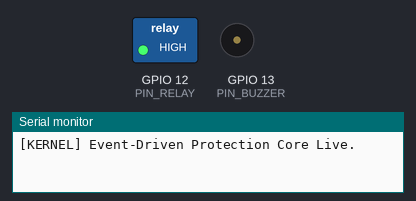
The sketch below on a simulated ESP32. Parts: switched loads named in the sketch (green lamp = pin HIGH), buzzer (waves = sounding, pin HIGH), the last lines printed to the serial monitor.

Above: at 0.1 s.
At 15.1 s:
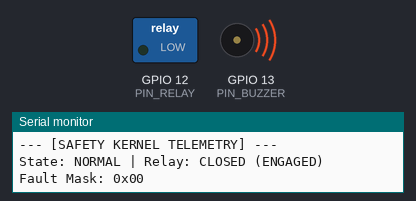
Timing chart, 0 to 23.5 s (numbered marks = the images above):
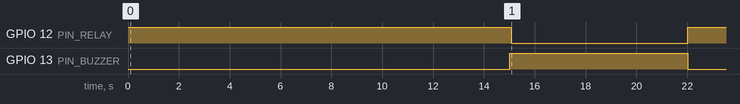

The sketch:

sketch.ino
```cpp
#include <Arduino.h>

/* --- Hardware Pin Mapping --- */
#define PIN_RELAY             12
#define PIN_BUZZER            13
#define NUM_CELLS             4

/* --- Architectural System Constants --- */
#define TICK_INTERVAL_MS      50    // Kernel processing cycle rate (20Hz)
#define DEBOUNCE_MS           1000  // Fault validation window (1 second persistence)
#define COOLDOWN_MS           5000  // Anti-chatter isolation timeout (5 seconds)

/* --- Safety Thresholds --- */
#define V_CRITICAL_OVER       4.25f // Volts
#define V_WARNING_OVER        4.20f // Volts
#define V_WARNING_UNDER       2.80f // Volts
#define V_CRITICAL_UNDER      2.50f // Volts
#define MAX_VOLTAGE_DELTA     0.30f // Rapid fluctuation limit within one tick loop

/* --- Type Definitions --- */
typedef enum {
    KERNEL_NORMAL,
    KERNEL_WARNING,
    KERNEL_TRIPPED
} KernelState_t;

typedef enum {
    FAULT_NONE             = 0x00,
    FAULT_UNDER_VOLTAGE    = 0x01,
    FAULT_OVER_VOLTAGE     = 0x02,
    FAULT_RAPID_FLUC       = 0x04,
    FAULT_SENSOR_ANOMALY   = 0x08
} SafetyFault_t;

typedef struct {
    float cell_voltages[NUM_CELLS];
    float previous_voltages[NUM_CELLS];
    uint8_t active_fault_mask;
    uint32_t fault_timestamp;
    uint32_t state_change_timestamp;
    KernelState_t current_state;
    bool relay_closed;
} SafetyKernel_t;

// Global System Instance
static SafetyKernel_t Kernel = {0};

/* --- Non-Blocking Hardware Drivers (HAL) --- */

void HAL_ControlRelay(bool close_circuit) {
    Kernel.relay_closed = close_circuit;
    digitalWrite(PIN_RELAY, close_circuit ? HIGH : LOW);
}

void HAL_UpdateBuzzerNonBlocking(KernelState_t state, uint32_t current_time) {
    static uint32_t last_toggle = 0;
    static bool toggle_state = false;

    switch (state) {
        case KERNEL_NORMAL:
            digitalWrite(PIN_BUZZER, LOW);
            break;

        case KERNEL_WARNING:
            // Pulse buzzer every 500ms
            if (current_time - last_toggle >= 500) {
                toggle_state = !toggle_state;
                digitalWrite(PIN_BUZZER, toggle_state ? HIGH : LOW);
                last_toggle = current_time;
            }
            break;

        case KERNEL_TRIPPED:
            // Continuous High-Alert tone
            digitalWrite(PIN_BUZZER, HIGH);
            break;
    }
}

void HAL_UpdateDisplayNonBlocking(const SafetyKernel_t *kernel_ptr, uint32_t current_time) {
    static uint32_t last_display_update = 0;
    // Throttled presentation rate to prevent serial bus choking
    if (current_time - last_display_update < 500) return;
    last_display_update = current_time;

    Serial.println("\n--- [SAFETY KERNEL TELEMETRY] ---");
    Serial.printf("State: %s | Relay: %s\n",
                  (kernel_ptr->current_state == KERNEL_NORMAL) ? "NORMAL" :
                  (kernel_ptr->current_state == KERNEL_WARNING) ? "WARNING" : "TRIPPED!",
                  kernel_ptr->relay_closed ? "CLOSED (ENGAGED)" : "OPEN (ISOLATED)");

    Serial.printf("Fault Mask: 0x%02X\n", kernel_ptr->active_fault_mask);
    if (kernel_ptr->active_fault_mask & FAULT_UNDER_VOLTAGE)  Serial.println("  -> ERROR: UNDER VOLTAGE DETECTED");
    if (kernel_ptr->active_fault_mask & FAULT_OVER_VOLTAGE)   Serial.println("  -> ERROR: OVER VOLTAGE DETECTED");
    if (kernel_ptr->active_fault_mask & FAULT_RAPID_FLUC)     Serial.println("  -> ERROR: TRANSIENT VOLTAGE FLUCTUATION");
    if (kernel_ptr->active_fault_mask & FAULT_SENSOR_ANOMALY) Serial.println("  -> ERROR: SENSOR DISCONNECTED/INVALID");
}

/* --- Core Asynchronous Logic Engine --- */

void Safety_ReadTelemetry(SafetyKernel_t *kernel_ptr) {
    for (int i = 0; i < NUM_CELLS; i++) {
        kernel_ptr->previous_voltages[i] = kernel_ptr->cell_voltages[i];

        // Mocking analog reads. For hardware conversion:
        // (analogRead(pin) * 3.3 / 4095.0) * ScaleFactor
        // Emulating a mild sensor open-circuit drop on Cell 2 for verification
        if (millis() > 15000 && millis() < 22000) {
            kernel_ptr->cell_voltages[0] = 3.30f;
            kernel_ptr->cell_voltages[1] = 0.40f; // Sensor failure drop simulation
            kernel_ptr->cell_voltages[2] = 3.32f;
            kernel_ptr->cell_voltages[3] = 3.29f;
        } else {
            kernel_ptr->cell_voltages[0] = 3.30f;
            kernel_ptr->cell_voltages[1] = 3.28f;
            kernel_ptr->cell_voltages[2] = 3.32f;
            kernel_ptr->cell_voltages[3] = 3.29f;
        }
    }
}

void Safety_EvaluateFaults(SafetyKernel_t *kernel_ptr) {
    uint8_t current_faults = FAULT_NONE;

    for (int i = 0; i < NUM_CELLS; i++) {
        float v = kernel_ptr->cell_voltages[i];
        float prev_v = kernel_ptr->previous_voltages[i];

        // 1. Physical Sensor Anomaly Boundary Checks
        if (v < 0.5f || v > 5.0f) {
            current_faults |= FAULT_SENSOR_ANOMALY;
        }
        // 2. Overvoltage / Under-voltage Checks
        if (v >= V_WARNING_OVER || v <= V_WARNING_UNDER) {
            if (v >= V_CRITICAL_OVER || v <= V_CRITICAL_UNDER) {
                current_faults |= (v >= V_CRITICAL_OVER) ? FAULT_OVER_VOLTAGE : FAULT_UNDER_VOLTAGE;
            } else {
                current_faults |= (v >= V_WARNING_OVER) ? FAULT_OVER_VOLTAGE : FAULT_UNDER_VOLTAGE;
            }
        }
        // 3. Transient Fluctuation Rate Delta Check ($dV/dt$ Check)
        if (prev_v > 0.1f && abs(v - prev_v) > MAX_VOLTAGE_DELTA) {
            current_faults |= FAULT_RAPID_FLUC;
        }
    }

    kernel_ptr->active_fault_mask = current_faults;
}

void Safety_ExecuteStateMachine(SafetyKernel_t *kernel_ptr, uint32_t current_time) {
    bool faults_present = (kernel_ptr->active_fault_mask != FAULT_NONE);

    switch (kernel_ptr->current_state) {
        case KERNEL_NORMAL:
            if (faults_present) {
                kernel_ptr->fault_timestamp = current_time;
                kernel_ptr->current_state = KERNEL_WARNING;
                kernel_ptr->state_change_timestamp = current_time;
            }
            // Fail-safe layout: verify the relay remains forced shut during normal operation
            if (!kernel_ptr->relay_closed) {
                HAL_ControlRelay(true);
            }
            break;

        case KERNEL_WARNING:
            if (!faults_present) {
                kernel_ptr->current_state = KERNEL_NORMAL;
                kernel_ptr->state_change_timestamp = current_time;
            } else {
                // Determine severity level. Critical faults or sustained warnings trigger immediate trip
                bool is_critical = (kernel_ptr->active_fault_mask & (FAULT_SENSOR_ANOMALY | FAULT_RAPID_FLUC)) ||
                                   (kernel_ptr->cell_voltages[0] >= V_CRITICAL_OVER || kernel_ptr->cell_voltages[0] <= V_CRITICAL_UNDER); // generic loop index reduction alternative

                if (is_critical || (current_time - kernel_ptr->fault_timestamp >= DEBOUNCE_MS)) {
                    HAL_ControlRelay(false); // OPEN RELAY IMMEDIATELY
                    kernel_ptr->current_state = KERNEL_TRIPPED;
                    kernel_ptr->state_change_timestamp = current_time;
                }
            }
            break;

        case KERNEL_TRIPPED:
            // Anti-Relay Chatter Check: System must lock down until Cooldown window expires
            if (current_time - kernel_ptr->state_change_timestamp >= COOLDOWN_MS) {
                // If hazards are completely mitigated, clear the isolation trip
                if (!faults_present) {
                    Serial.println("[SYSTEM] Safety conditions restored. Re-engaging systems...");
                    HAL_ControlRelay(true);
                    kernel_ptr->current_state = KERNEL_NORMAL;
                    kernel_ptr->state_change_timestamp = current_time;
                }
            }
            break;
    }
}

/* --- Framework Standard Vectors --- */

void setup() {
    Serial.begin(115200);
    pinMode(PIN_RELAY, OUTPUT);
    pinMode(PIN_BUZZER, OUTPUT);

    // Initial safe defaults configuration
    HAL_ControlRelay(true);
    Kernel.current_state = KERNEL_NORMAL;

    Serial.println("[KERNEL] Event-Driven Protection Core Live.");
}

void loop() {
    uint32_t current_time = millis();
    static uint32_t last_tick_time = 0;

    // Asynchronous Execution Ticker (Non-blocking loop separation)
    if (current_time - last_tick_time >= TICK_INTERVAL_MS) {
        last_tick_time = current_time;

        // 1. Data Ingestion Vector
        Safety_ReadTelemetry(&Kernel);

        // 2. Synchronous Matrix Fault Checking
        Safety_EvaluateFaults(&Kernel);

        // 3. State Machine Transition Execution Logic
        Safety_ExecuteStateMachine(&Kernel, current_time);
    }

    // 4. Fully decoupled async driver tasks running on unique time arrays
    HAL_UpdateBuzzerNonBlocking(Kernel.current_state, current_time);
    HAL_UpdateDisplayNonBlocking(&Kernel, current_time);
}
```

Measured:
- by itself, GPIO 12 (PIN_RELAY): HIGH → LOW at 15.1 s, → HIGH 7.0 s later
- by itself, GPIO 13 (PIN_BUZZER): LOW → HIGH at 15.0 s, → LOW 7.0 s later
